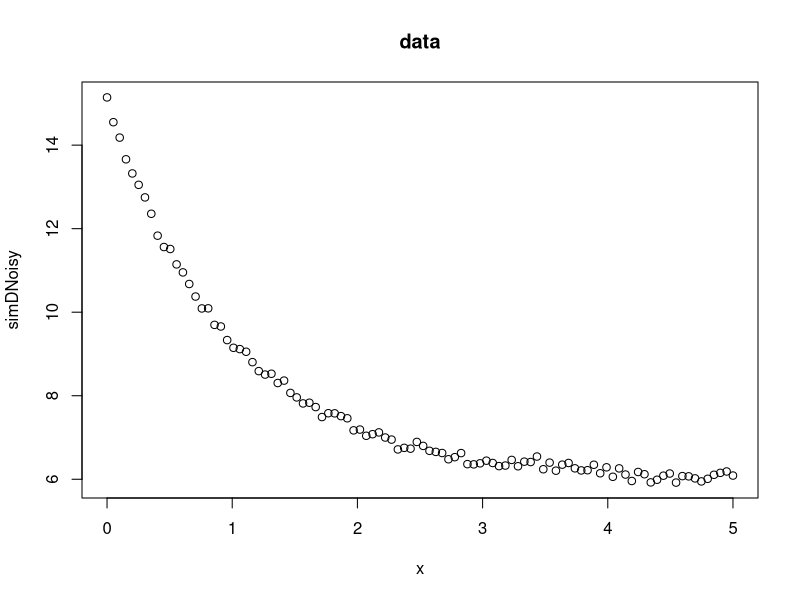
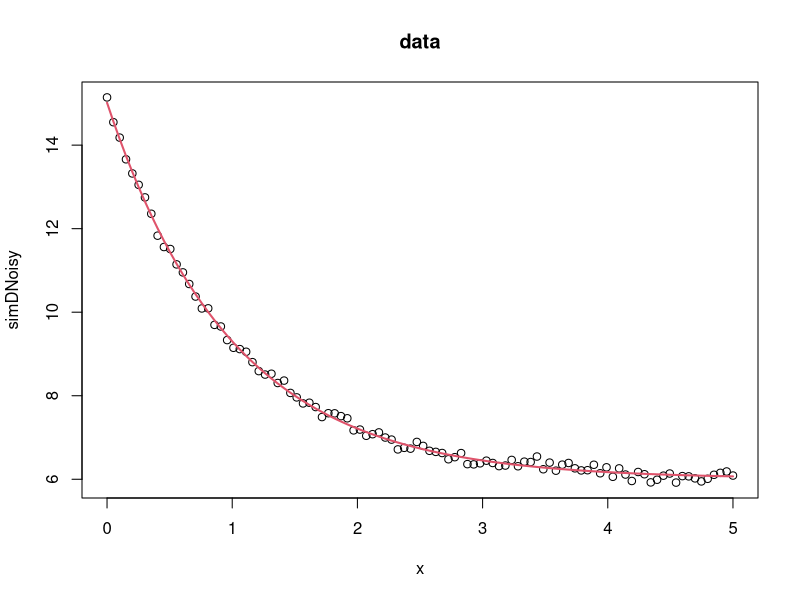
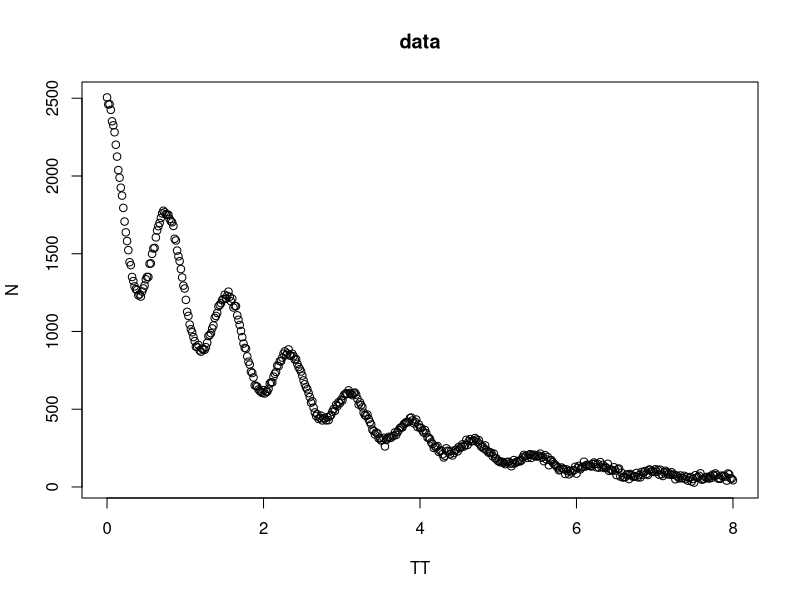
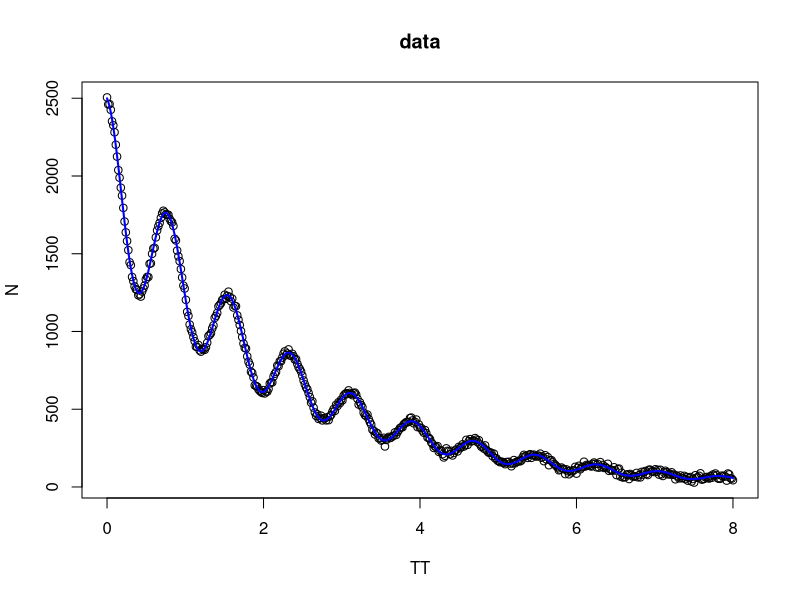
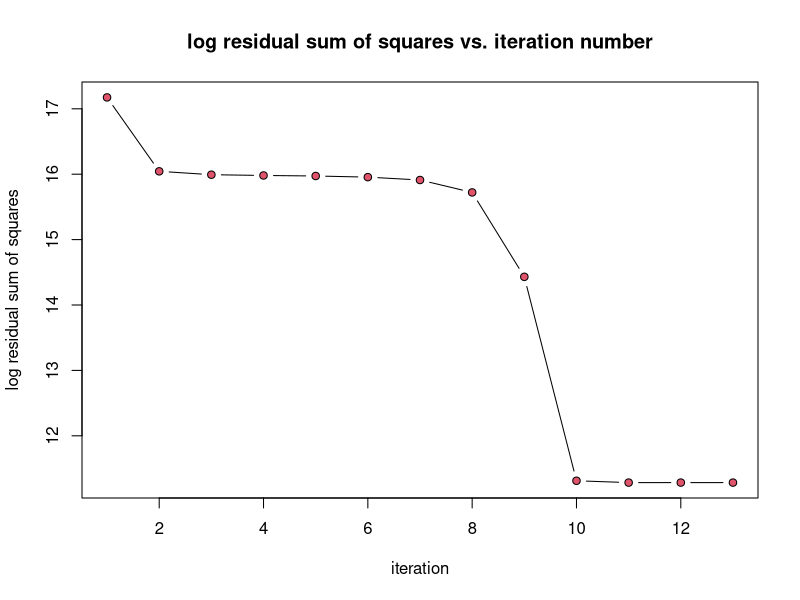
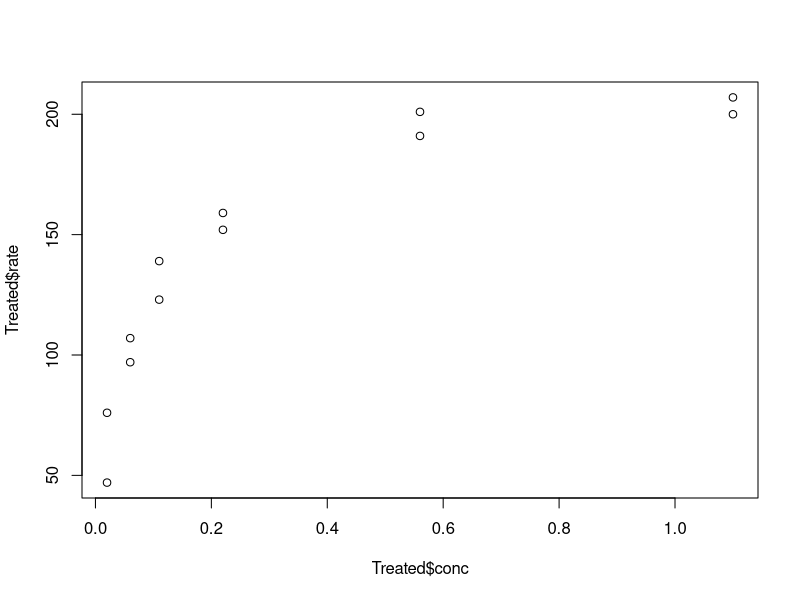
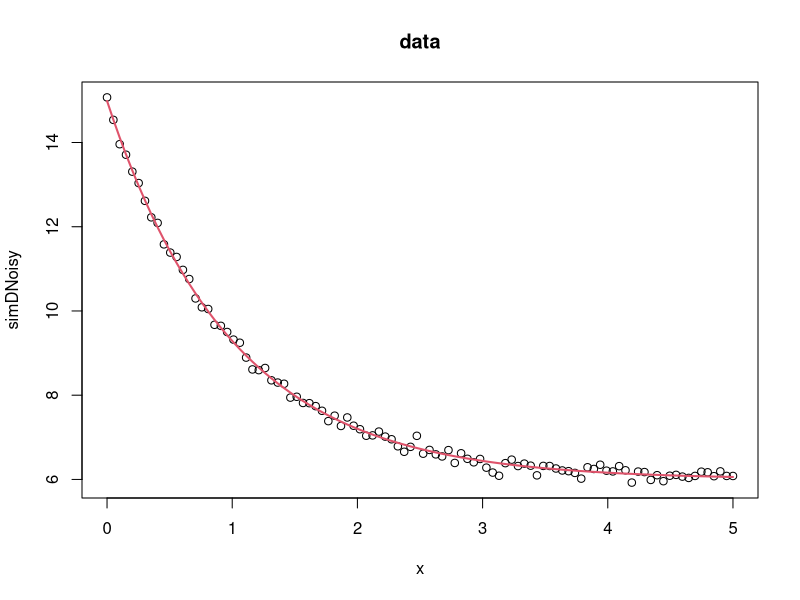
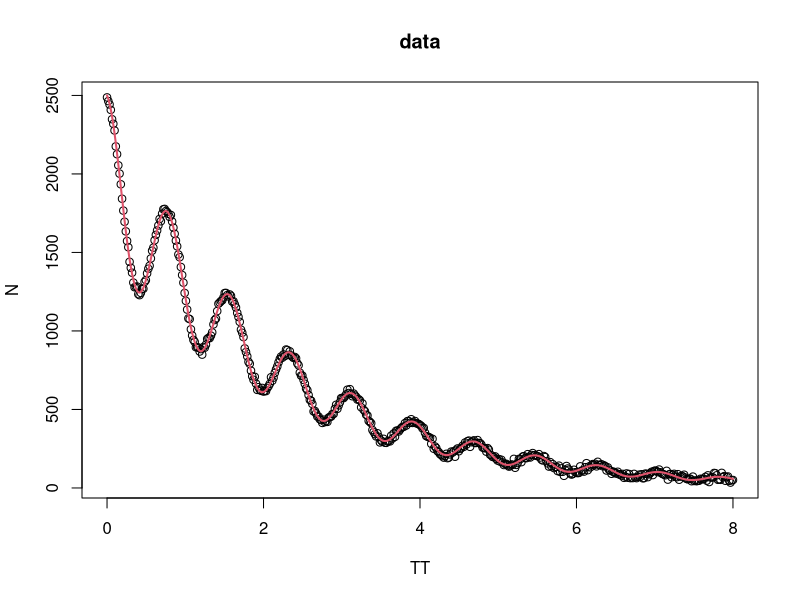

Here is the R script that generated these plots, in order: (Note: this script raises an error after producing the figures.)
## ---- chunk 1
library(minpack.lm)
## ---- chunk 2
x <- seq(0, 5, length = 100)

getPred <- function(parS, xx) parS$a * exp(xx * parS$b) + parS$c

pp <- list(a = 9, b = -1, c = 6)

simDNoisy <- getPred(pp, x) + rnorm(length(x), sd = .1)

plot(x, simDNoisy, main = "data")
## ---- chunk 3
residFun <- function(p, observed, xx) observed - getPred(p, xx)

parStart <- list(a = 3, b = -.001, c = 1)

nls.out <- nls.lm(par=parStart, fn = residFun, observed = simDNoisy,
                  xx = x, control = nls.lm.control(nprint = 1))
## ---- chunk 4
plot(x, simDNoisy, main = "data")
lines(x, getPred(as.list(coef(nls.out)), x), col = 2, lwd = 2)
## ---- chunk 5
summary(nls.out)
## ---- chunk 6
f <- function(TT, tau, N0, a, f0) {
  expr <- expression(N0*exp(-TT/tau)*(1 + a*cos(f0*TT)))
  eval(expr)
}

j <- function(TT, tau, N0, a, f0) {
  expr <- expression(N0*exp(-TT/tau)*(1 + a*cos(f0*TT)))
  c(eval(D(expr, "tau")), eval(D(expr, "N0")),
    eval(D(expr, "a")), eval(D(expr, "f0")))
}

TT <- seq(0, 8, length = 501)
p <- c(tau = 2.2, N0 = 1000, a = 0.25, f0 = 8)

Ndet <- do.call("f", c(list(TT = TT), as.list(p)))

N <- Ndet + rnorm(length(Ndet), mean = Ndet, sd = .01*max(Ndet))

#par(mfrow = c(2, 1), mar = c(3, 5, 2, 1))
plot(TT, N, bg = "black", main = "data") #,cex = 0.5
## ---- chunk 7
fcn <- function(p, TT, N, fcall, jcall)
  (N - do.call("fcall", c(list(TT = TT), as.list(p))))

fcn.jac <- function(p, TT, N, fcall, jcall)
  -do.call("jcall", c(list(TT = TT), as.list(p)))

guess <- c(tau = 2.2, N0 = 1500, a = 0.25, f0 = 10)

out <- nls.lm(par = guess, fn = fcn, jac = fcn.jac,
              fcall = f, jcall = j,
              TT = TT, N = N, control = nls.lm.control(nprint = 1))
## ---- chunk 8
N1 <- do.call("f", c(list(TT = TT), out$par))

plot(TT, N, bg = "black", main = "data") #,cex = 0.5
lines(TT, N1, col="blue", lwd=2)
## ---- chunk 9
plot(1:(out$niter+1), log(out$rsstrace), type="b",
main="log residual sum of squares vs. iteration number",
xlab="iteration", ylab="log residual sum of squares", pch=21,bg=2)
## ---- chunk 10
summary(out)
## ---- chunk 11
DNase
## ---- chunk 12
DNase1 <- subset(DNase, Run == 1)
fm1DNase1 <- nlsLM(density ~ SSlogis(log(conc), Asym, xmid, scal), DNase1)
fm1DNase1 <- nlsLM(density ~ Asym/(1 + exp((xmid - log(conc))/scal)), 
                   data = DNase1,
                   start = list(Asym = 3, xmid = 0, scal = 1))
## ---- chunk 13
coef(fm1DNase1)
## ---- chunk 14
confint(fm1DNase1)
## ---- chunk 15
deviance(fm1DNase1)
## ---- chunk 16
df.residual(fm1DNase1)
## ---- chunk 17
fitted(fm1DNase1)
## ---- chunk 18
formula(fm1DNase1)
## ---- chunk 19
logLik(fm1DNase1)
## ---- chunk 20
predict(fm1DNase1)
## ---- chunk 21
print(fm1DNase1)
## ---- chunk 22
profile(fm1DNase1)
## ---- chunk 23
residuals(fm1DNase1)
## ---- chunk 24
summary(fm1DNase1)
## ---- chunk 25
update(fm1DNase1)
## ---- chunk 26
vcov(fm1DNase1)
## ---- chunk 27
weights(fm1DNase1)
## ---- chunk 28
## weighted nonlinear regression using
## inverse squared variance of the response
## gives same results as original 'nls' function
Treated <- Puromycin[Puromycin$state == "treated", ]
var.Treated <- tapply(Treated$rate, Treated$conc, var)
var.Treated <- rep(var.Treated, each = 2)
Pur.wt1 <- nls(rate ~ (Vm * conc)/(K + conc), data = Treated,
               start = list(Vm = 200, K = 0.1), weights = 1/var.Treated^2)
Pur.wt2 <- nlsLM(rate ~ (Vm * conc)/(K + conc), data = Treated,
                 start = list(Vm = 200, K = 0.1), weights = 1/var.Treated^2)
all.equal(coef(Pur.wt1), coef(Pur.wt2))
## ---- chunk 29
plot(Treated$conc, Treated$rate)
## ---- chunk 30
x <- 1:10
y <- 2*x + 3
# Not run:
#nls(y ~ a + b * x, start = list(a = 0.12345, b = 0.5421))
# End(Not run)
## ---- chunk 31
nlsLM(y ~ a + b * x, start = list(a = 0.12345, b = 0.54321))
## ---- chunk 32
x <- seq(0,5, length = 100)
getPred <- function(parS, xx) parS$a * exp(xx * parS$b) + parS$c
pp <- list(a = 9,b = -1, c = 6)
simDNoisy <- getPred(pp, x) + rnorm(length(x), sd = .1)

mod <- nlsLM(simDNoisy ~ a * exp(b * x) + c,
             start = c(a = 3, b = -0.001, c = 1),
             trace = TRUE)
## ---- chunk 33
## plot data
plot(x, simDNoisy, main = "data")
## plot fitted values
lines(x, fitted(mod), col = 2, lwd = 2)
## ---- chunk 34
TT <- seq(0, 8, length = 501)
tau <- 2.2
N0 <- 1000
a <- 0.25
f0 <- 8
Ndet <- N0 * exp(-TT/tau) * (1 + a * cos(f0 * TT))
N <- Ndet + rnorm(length(Ndet), mean = Ndet, sd = .01 * max(Ndet))
mod <- nlsLM(N ~ N0 * exp(-TT/tau) * (1 + a * cos(f0 * TT)),
             start = c(tau = 2.2, N0 = 1500, a = 0.25, f0 = 10),
             trace = TRUE)

plot(TT, N, main = "data")
lines(TT, fitted(mod), col = 2, lwd = 2)
## ---- chunk 35
### Examples from 'nls' doc ###
## note that 'nlsLM' below may be replaced with calls to 'nls'
Treated <- Puromycin[Puromycin$state == "treated", ]
## Weighting by inverse of response 1/y_i:
nlsLM(rate ~ Vm * conc/(K + conc), data = Treated,
      start = c(Vm = 200, K = 0.05), weights = wfct(1/rate))
## ---- chunk 36
## Weighting by square root of predictor \sqrt{x_i}:
nlsLM(rate ~ Vm * conc/(K + conc), data = Treated,
      start = c(Vm = 200, K = 0.05), weights = wfct(sqrt(conc)))
## ---- chunk 37
## Weighting by inverse square of fitted values 1/\hat{y_i}^2:
nlsLM(rate ~ Vm * conc/(K + conc), data = Treated,
      start = c(Vm = 200, K = 0.05), weights = wfct(1/fitted^2))
## ---- chunk 38
## Weighting by inverse variance 1/\sigma{y_i}^2:
nlsLM(rate ~ Vm * conc/(K + conc), data = Treated,
      start = c(Vm = 200, K = 0.05), weights = wfct(1/error^2))
